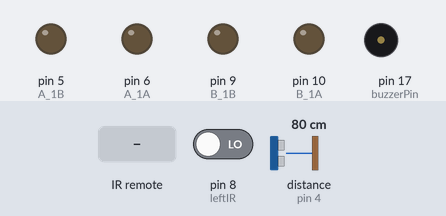
Bench run of a sketch on a simulated Arduino Uno, built with avr-gcc and run on an emulated ATmega328P. On the bench: output pins drawn as LEDs (lit = HIGH), buzzer (waves = sounding). The inputs (shaded band) are chosen by the test bench; at power-on: pin 8 (leftIR) LOW, distance to the obstacle (sensor on pin 4) 80 cm. The echo pulse lasts 58.3 µs per cm; pins used as bus, display or sensor lines are not drawn; what the sketch prints to the serial monitor is not drawn.

Above: at 1.2 s.
1.3 s: infrared code 0xC received
At 1.49 s:
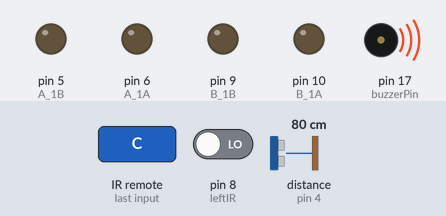
3.1 s: infrared code 0x18 received
At 4.3 s:
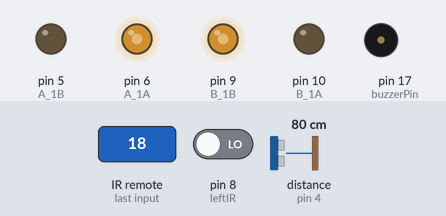
4.6 s: infrared code 0x42 received
At 5.2 s:
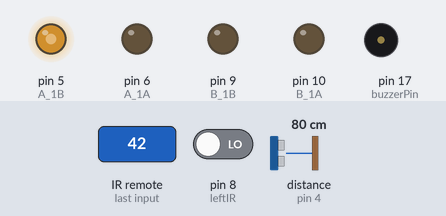
6.1 s: infrared code 0x52 received
At 7.3 s:
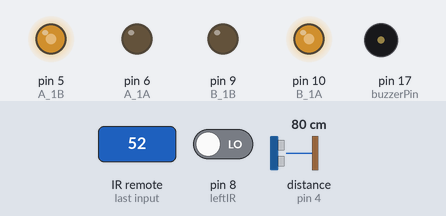
7.6 s: infrared code 0x4A received
At 8.7 s:
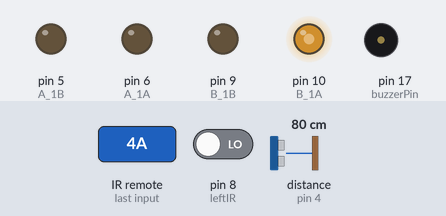
Timing chart, 0 to 10.1 s (numbered marks = the images above; inputs shaded):
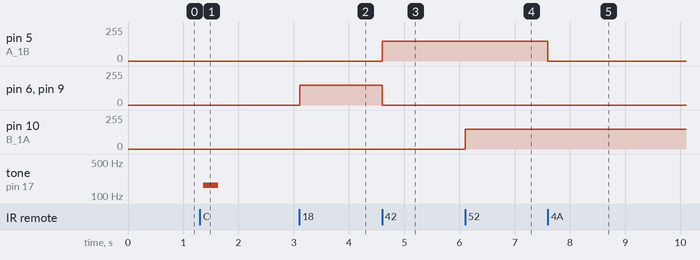

Measured:
- after the input at 1.3 s, tone on pin 17 (buzzerPin): silent → 166 Hz after 0.06 s, → silent 0.28 s later
- after the input at 3.1 s, pin 6 (A_1A), pin 9 (B_1B): 0/255 → 150/255 at once
- after the input at 4.6 s, pin 5 (A_1B): 0/255 → 150/255 at once; pin 6 (A_1A), pin 9 (B_1B): 150/255 → 0/255 at once
- after the input at 6.1 s, pin 10 (B_1A): 0/255 → 150/255 at once
- after the input at 7.6 s, pin 5 (A_1B): 150/255 → 0/255 at once

The sketch:

main.ino
```cpp
#include <IRremote.h>

const int IR_RECEIVE_PIN = 12;

const int A_1B = 5;
const int A_1A = 6;
const int B_1B = 9;
const int B_1A = 10;

const int echoPin = 4;
const int trigPin = 3;

const int rightIR = 7;
const int leftIR = 8;

const int buzzerPin = 17;

int speed = 150;
bool isMoving = false;
String flag = "NONE";
bool beeping = false;
bool volumed = false;

void setup() {
  Serial.begin(9600);

  // Motors
  pinMode(A_1B, OUTPUT);
  pinMode(A_1A, OUTPUT);
  pinMode(B_1B, OUTPUT);
  pinMode(B_1A, OUTPUT);

  // Ultrasonic Module
  pinMode(echoPin, INPUT);
  pinMode(trigPin, OUTPUT);

  // IR obstacle
  pinMode(leftIR, INPUT);
  pinMode(rightIR, INPUT);

  // Buzzer
  pinMode(buzzerPin, OUTPUT);

  // IR Receiver Remote
  IrReceiver.begin(IR_RECEIVE_PIN, ENABLE_LED_FEEDBACK);
  Serial.println("REMOTE CONTROL START");
}

void loop() {
  if(beeping) {
    beep();
  }

  if (IrReceiver.decode()) {
    String key = decodeKeyValue(IrReceiver.decodedIRData.command);
    if (key != "ERROR") {
      flag = key;
    }

    IrReceiver.resume();
  }
  if (flag == "AUTO") {
    AutoDrive(speed);
  }

  action(flag);
}
```

action.ino
```cpp
void action(String key){
  if(isMoving) {
     stopMove();
     delay(50);
  }

  if(beeping){
    beeping = false;
  }

  if (key == "+" && volumed) {
    speed += 50;
    if (speed >= 255) speed = 255;
    volumed = false;
    Serial.println(speed);
  } else if (key == "-" && volumed) {
    speed -= 50;
    if (speed <= 0) speed = 0;
    volumed = false;
    Serial.println(speed);
  } else if (key == "2") {
    moveForward(speed);
  } else if (key == "1") {
    forwardLeft(speed);
  } else if (key == "3") {
    forwardRight(speed);
  } else if (key == "7") {
    backLeft(speed);
  } else if (key == "9") {
    backRight(speed);
  } else if (key == "8") {
    moveBackward(speed);
  } else if (key == "U/SD") {
    flag = "AUTO";
  } else if (key == "0") {
    stopMove();
  } else if (key == "MUTE"){
    volumed = true;
  }
}
```

autoDrive.ino
```cpp
void AutoDrive(int speed) {
  int left = digitalRead(leftIR);  // 0: Obstructed   1: Empty
  int right = digitalRead(rightIR);

  if (!left && right) {
    backLeft(speed);
  } else if (left && !right) {
    backRight(speed);
  } else if (!left && !right) {
    moveBackward(speed);
  } else {
    float distance = readSensorData();
    Serial.println(distance);
    if (distance > 50) {  // Safe
      moveForward(200);
    } else if (distance < 10 && distance > 2) {  // Attention
      moveBackward(200);
      delay(1000);
      backLeft(150);
      delay(500);
    } else {
      moveForward(150);
    }
  }
}
```

buzzer.ino
```cpp
void beep(){
  for (int i = 0; i < 50; i++)
  {
    digitalWrite(buzzerPin, HIGH);
    delay(3);
    digitalWrite(buzzerPin, LOW);
    delay(3);
  }
  delay(1000);
}
```

decodeKeyValue.ino
```cpp
String decodeKeyValue(long result)
{
  switch(result){
    case 0x16: return "0";
    case 0xC: return "1";
    case 0x18: return "2";
    case 0x5E: return "3";
    case 0x8: return "4";
    case 0x1C: return "5";
    case 0x5A: return "6";
    case 0x42: return "7";
    case 0x52: return "8";
    case 0x4A: return "9";
    case 0x9: return "+";
    case 0x15: return "-";
    case 0x7: return "EQ";
    case 0xD: return "U/SD";
    case 0x19: return "CYCLE";
    case 0x44: return "PLAY/PAUSE";
    case 0x43: return "FORWARD";
    case 0x40: return "BACKWARD";
    case 0x45: return "POWER";
    case 0x47: return "MUTE";
    case 0x46: return "MODE";
    case 0x0: return "ERROR";
    default: return "ERROR";
    }
}
```

motor.ino
```cpp
void moveForward(int speed) {
  float distance = readSensorData();

  if(distance == 0.0) return;

  if (distance > 0.5) {
    if (distance > 10) {
      analogWrite(A_1B, 0);
      analogWrite(A_1A, int(speed));
      analogWrite(B_1B, int(speed));
      analogWrite(B_1A, 0);
    } else {
      stopMove();
      beeping = true;
    }
  }
}

void moveBackward(int speed) {
  analogWrite(A_1B, int(speed));
  analogWrite(A_1A, 0);
  analogWrite(B_1B, 0);
  analogWrite(B_1A, int(speed));

}
void forwardLeft(int speed) {
    int speedCp = speed;
  float distance = readSensorData();
  int left = digitalRead(leftIR);

  speedCp += 50; // motor correction

  if(speedCp > 250) speedCp = 250;

  if(distance == 0.0) return;

  if (distance > 0.5) {
    if (distance > 10 && left) {
      analogWrite(A_1B, 0);
      analogWrite(A_1A, speedCp);
      analogWrite(B_1A, 0);
    } else {
      stopMove();
      beeping = true;
    }
  }
}

void forwardRight(int speed) {
  float distance = readSensorData();
  int right = digitalRead(rightIR);

  if(distance == 0.0) return;

  if (distance > 0.5) {
    if (distance > 10 && right) {
      analogWrite(A_1B, 0);
      analogWrite(A_1A, 0);
      analogWrite(B_1B, speed);
      analogWrite(B_1A, 0);
    } else {
      stopMove();
      beeping = true;
    }
  }
}

void backLeft(int speed) {
  analogWrite(A_1B, speed);
  analogWrite(A_1A, 0);
  analogWrite(B_1B, 0);
  analogWrite(B_1A, 0);
}

void backRight(int speed) {
  analogWrite(A_1B, 0);
  analogWrite(A_1A, 0);
  analogWrite(B_1B, 0);
  analogWrite(B_1A, speed);
}

void stopMove() {
  flag = "NONE";

  analogWrite(A_1B, 0);
  analogWrite(A_1A, 0);
  analogWrite(B_1B, 0);
  analogWrite(B_1A, 0);
}
```

readSensor.ino
```cpp
float readSensorData() {
  digitalWrite(trigPin, LOW);
  delayMicroseconds(2);
  digitalWrite(trigPin, HIGH);
  delayMicroseconds(10);
  digitalWrite(trigPin, LOW);
  float distance = pulseIn(echoPin, HIGH, 30000) / 58.00; //Equivalent to (340m/s*1us)/2


  return distance;
}
```
